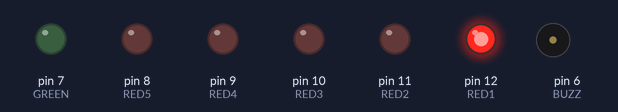
A sketch run on a simulated Arduino Uno, built with avr-gcc and run on an emulated ATmega328P. Parts: output pins drawn as LEDs (lit = HIGH), buzzer (waves = sounding).

Above: at 0.3 s.
At 1.5 s:
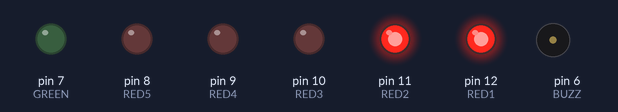
At 2.7 s:
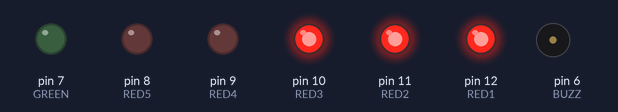
At 3.9 s:
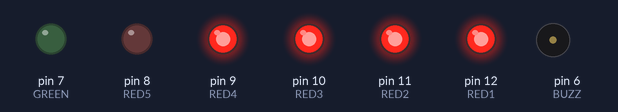
At 5.1 s:
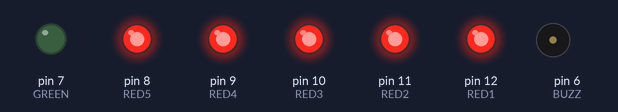
At 7.5 s:
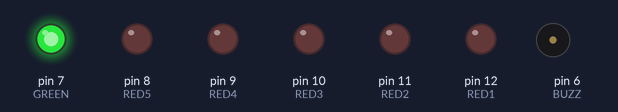
Timing chart, 0 to 9.0 s (numbered marks = the images above):
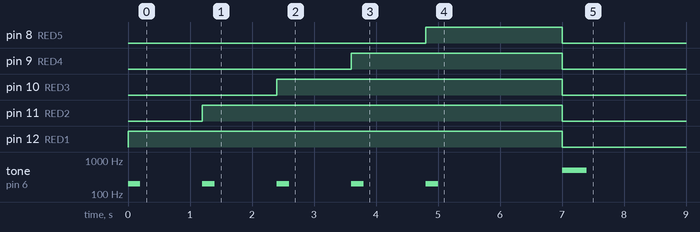

The sketch:

F1_Lights_Code.ino
```cpp
#define RED1 12
#define RED2 11
#define RED3 10
#define RED4 9
#define RED5 8
#define GREEN 7
#define BUZZ 6
void setup()
{
  pinMode(RED1, OUTPUT);
  pinMode(RED2, OUTPUT);
  pinMode(RED3, OUTPUT);
  pinMode(RED4, OUTPUT);
  pinMode(RED5, OUTPUT);
  pinMode(GREEN, OUTPUT);
  F1Lights();
}
void loop()
{

}
void F1Lights()
{
  digitalWrite(RED1, HIGH);
  tone(BUZZ, 200);
  delay(200);
  noTone(BUZZ);
  delay(1000);
  digitalWrite(RED2, HIGH);
   tone(BUZZ, 200);
  delay(200);
  noTone(BUZZ);
  delay(1000);
  digitalWrite(RED3, HIGH);
  tone(BUZZ, 200);
  delay(200);
  noTone(BUZZ);
  delay(1000);
  digitalWrite(RED4, HIGH);
  tone(BUZZ, 200);
  delay(200);
  noTone(BUZZ);
  delay(1000);
  digitalWrite(RED5, HIGH);
  tone(BUZZ, 200);
  delay(200);
  noTone(BUZZ);
  delay(2000);
  digitalWrite(RED1, LOW);
  digitalWrite(RED2, LOW);
  digitalWrite(RED3, LOW);
  digitalWrite(RED4, LOW);
  digitalWrite(RED5, LOW);
  digitalWrite(GREEN, HIGH);
  tone(BUZZ, 500);
  delay(400);
  noTone(BUZZ);
}
```
